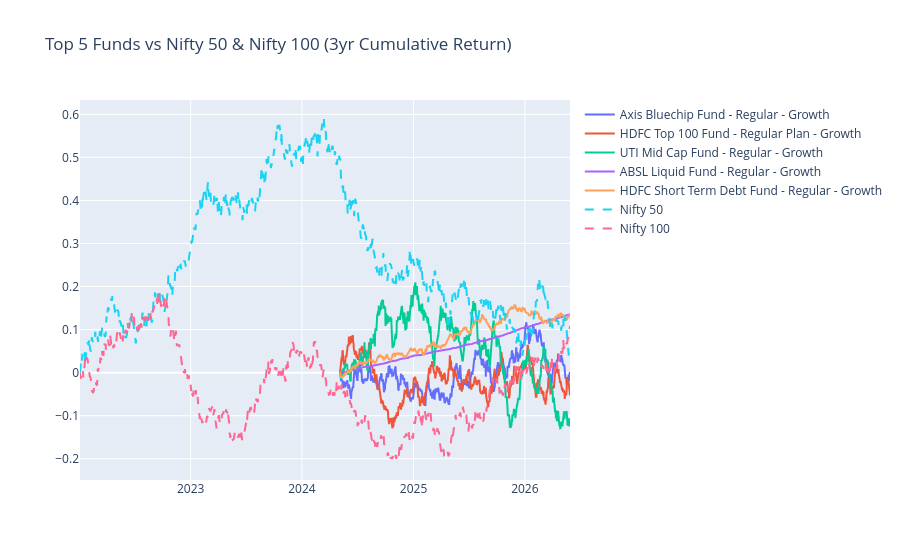

The notebook cell saved with this chart:
### Code cell
nifty100 = benchmark[benchmark["index_name"] == "NIFTY100"].copy()
nifty100 = nifty100.sort_values("date")
nifty100["benchmark_return"] = nifty100["close_value"].pct_change()
nifty100["cum_return"] = (1 + nifty100["benchmark_return"].fillna(0)).cumprod() - 1

nifty50 = benchmark[benchmark["index_name"] == "NIFTY50"].copy()
nifty50 = nifty50.sort_values("date")
nifty50["cum_return"] = (1 + nifty50["close_value"].pct_change().fillna(0)).cumprod() - 1

top5_codes = scorecard.head(5)["amfi_code"].tolist()

fig = go.Figure()
for code in top5_codes:
    fund_data = nav_history[nav_history["amfi_code"] == code].sort_values("date").tail(756)
    fund_data = fund_data.copy()
    fund_data["cum_return"] = (fund_data["nav"] / fund_data["nav"].iloc[0]) - 1
    name = fund_master[fund_master["amfi_code"]==code]["scheme_name"].values[0]
    fig.add_trace(go.Scatter(x=fund_data["date"], y=fund_data["cum_return"], name=name))

fig.add_trace(go.Scatter(x=nifty50["date"], y=nifty50["cum_return"], name="Nifty 50", line=dict(dash="dash")))
fig.add_trace(go.Scatter(x=nifty100["date"], y=nifty100["cum_return"], name="Nifty 100", line=dict(dash="dash")))
fig.update_layout(title="Top 5 Funds vs Nifty 50 & Nifty 100 (3yr Cumulative Return)")
fig.write_image(CHARTS + "10_benchmark_comparison.png", width=1400, height=700)
fig.show()

# Tracking error
for code in top5_codes:
    merged = nav_history[nav_history["amfi_code"]==code].merge(
        nifty100[["date","benchmark_return"]], on="date", how="inner").dropna(
        subset=["daily_return","benchmark_return"])
    te = (merged["daily_return"] - merged["benchmark_return"]).std() * np.sqrt(252)
    print(f"{code}: tracking error = {te:.4f}")

### Figure 1 — Plotly figure (JSON) as saved in the notebook; plotly's stock layout.template omitted (floating-point values rounded to 4 significant figures; data arrays with more than 128 entries replaced by an {"elided": "..."} marker saying what was removed)
{"data": [{"name": "Axis Bluechip Fund - Regular - Growth", "type": "scatter", "x": {"elided": "756 str values"}, "y": {"elided": "756 float values"}}, {"name": "HDFC Top 100 Fund - Regular Plan - Growth", "type": "scatter", "x": {"elided": "756 str values"}, "y": {"elided": "756 float values"}}, {"name": "UTI Mid Cap Fund - Regular - Growth", "type": "scatter", "x": {"elided": "756 str values"}, "y": {"elided": "756 float values"}}, {"name": "ABSL Liquid Fund - Regular - Growth", "type": "scatter", "x": {"elided": "756 str values"}, "y": {"elided": "756 float values"}}, {"name": "HDFC Short Term Debt Fund - Regular - Growth", "type": "scatter", "x": {"elided": "756 str values"}, "y": {"elided": "756 float values"}}, {"line": {"dash": "dash"}, "name": "Nifty 50", "type": "scatter", "x": {"elided": "1150 str values"}, "y": {"elided": "1150 float values"}}, {"line": {"dash": "dash"}, "name": "Nifty 100", "type": "scatter", "x": {"elided": "1150 str values"}, "y": {"elided": "1150 float values"}}], "layout": {"title": {"text": "Top 5 Funds vs Nifty 50 & Nifty 100 (3yr Cumulative Return)"}}}
